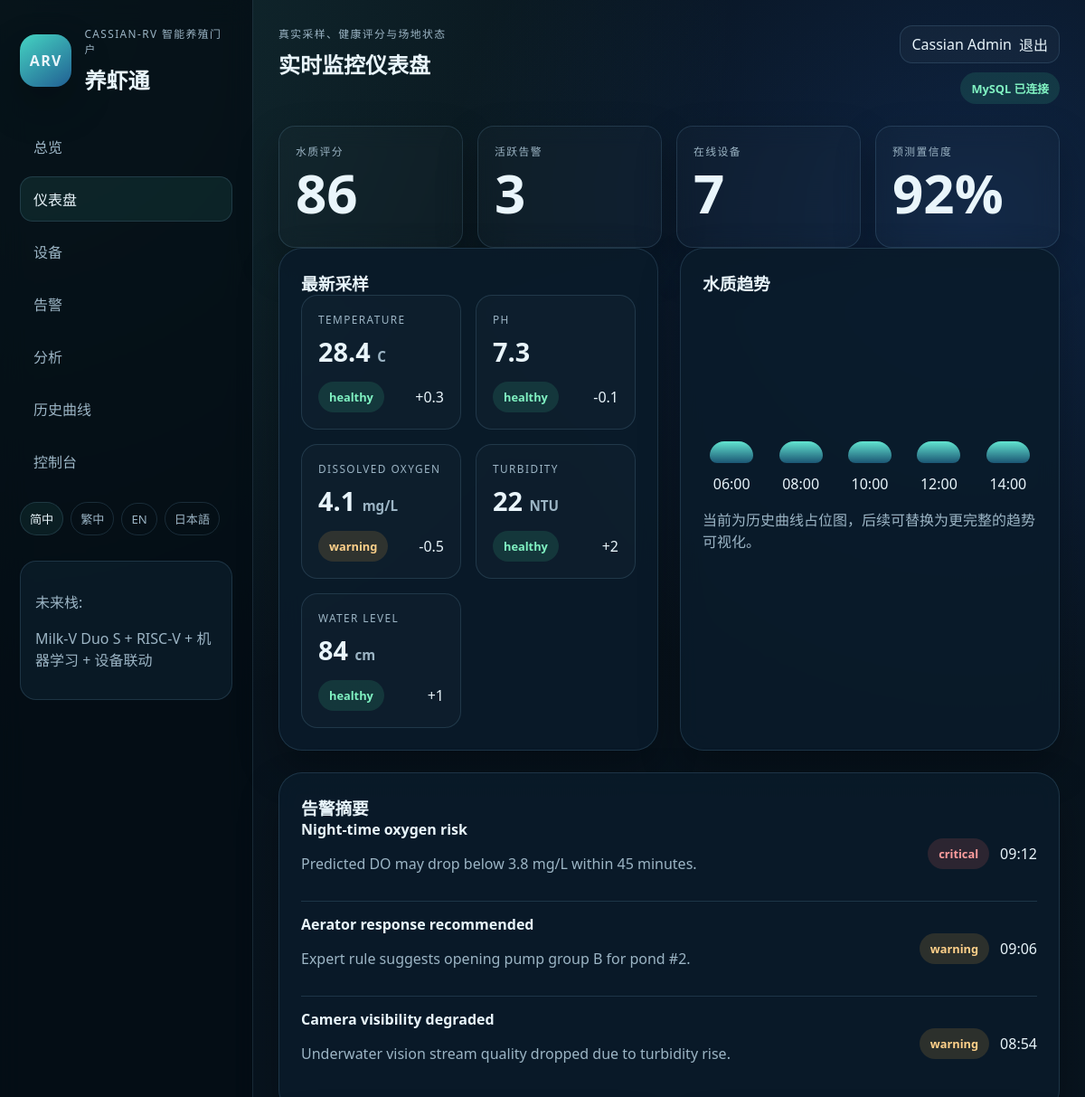
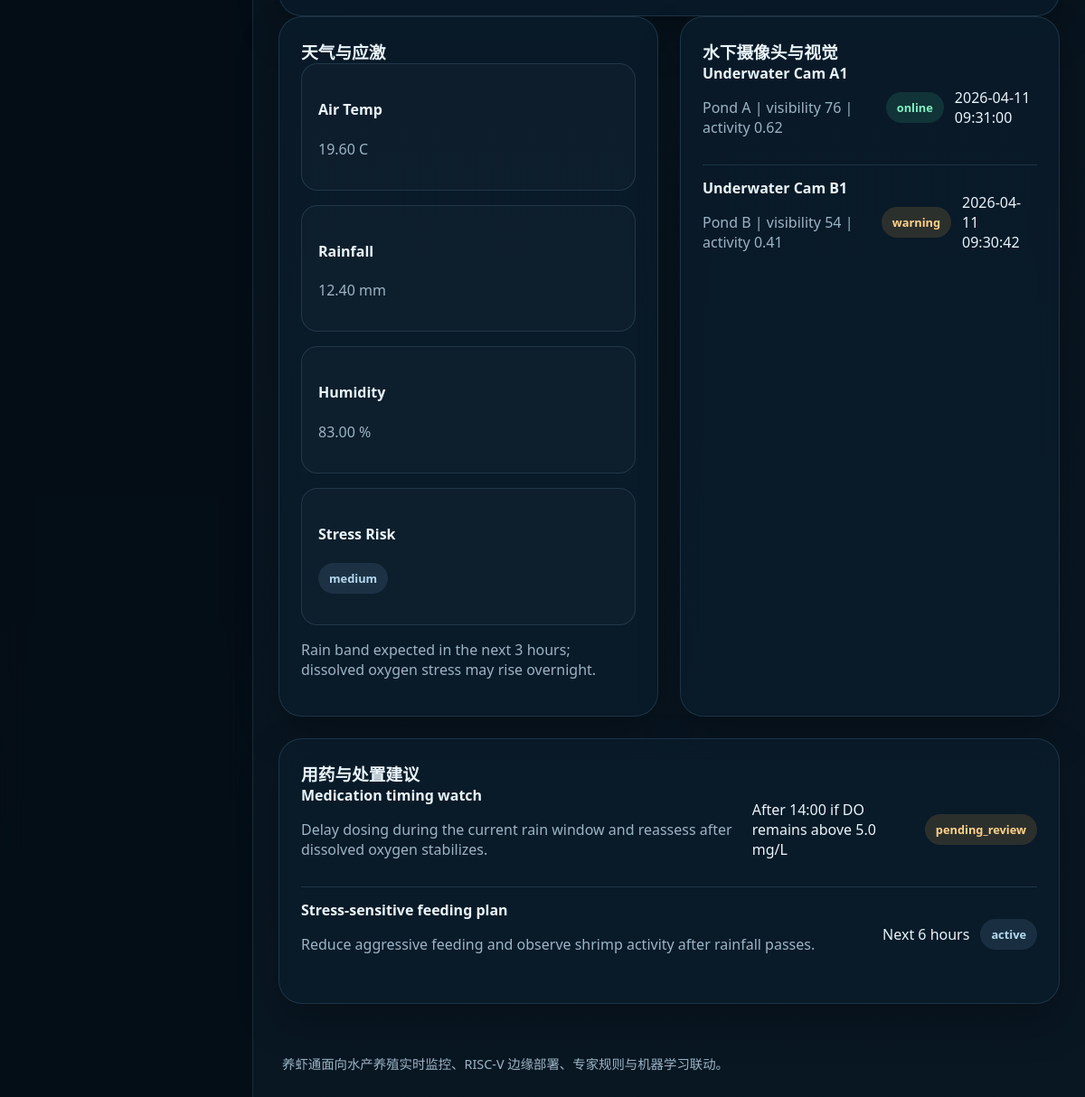
The page /dashboard.php?lang=zh-CN (signed in) on the database its author committed (2 pictures, top to bottom).
### tables this page shows
CREATE TABLE IF NOT EXISTS quality_timeline (
	id INT AUTO_INCREMENT PRIMARY KEY,
	time_label VARCHAR(32) NOT NULL,
	quality_score INT NOT NULL,
	point_order INT NOT NULL DEFAULT 0
);

CREATE TABLE IF NOT EXISTS alerts (
	id INT AUTO_INCREMENT PRIMARY KEY,
	severity VARCHAR(32) NOT NULL,
	title VARCHAR(120) NOT NULL,
	message TEXT NOT NULL,
	alert_time VARCHAR(16) NOT NULL,
	created_at TIMESTAMP DEFAULT CURRENT_TIMESTAMP
);

CREATE TABLE IF NOT EXISTS weather_snapshots (
	id INT AUTO_INCREMENT PRIMARY KEY,
	recorded_at DATETIME NOT NULL,
	air_temperature DECIMAL(10,2) NOT NULL,
	rainfall_mm DECIMAL(10,2) NOT NULL,
	humidity DECIMAL(10,2) NOT NULL,
	forecast_summary VARCHAR(255) NOT NULL,
	stress_risk VARCHAR(64) NOT NULL,
	created_at TIMESTAMP DEFAULT CURRENT_TIMESTAMP
);

CREATE TABLE IF NOT EXISTS camera_feeds (
	id INT AUTO_INCREMENT PRIMARY KEY,
	camera_name VARCHAR(120) NOT NULL,
	location VARCHAR(120) NOT NULL,
	stream_status VARCHAR(32) NOT NULL,
	visibility_score INT NOT NULL,
	shrimp_activity_index DECIMAL(10,2) NOT NULL,
	last_frame_at DATETIME NOT NULL,
	created_at TIMESTAMP DEFAULT CURRENT_TIMESTAMP
);

CREATE TABLE IF NOT EXISTS medication_recommendations (
	id INT AUTO_INCREMENT PRIMARY KEY,
	recommendation_title VARCHAR(160) NOT NULL,
	recommendation_text TEXT NOT NULL,
	recommended_window VARCHAR(120) NOT NULL,
	risk_level VARCHAR(32) NOT NULL,
	status VARCHAR(32) NOT NULL,
	created_at TIMESTAMP DEFAULT CURRENT_TIMESTAMP
);

### app/lib/i18n.php (called while the page is built, shortened)
<?php
function current_locale()
{
	return isset($_SESSION['locale']) ? $_SESSION['locale'] : 'zh-CN';
}
function t($key)
{
	$locale = current_locale();
	$catalog = translation_catalog();
	if (isset($catalog[$locale][$key]))
		return $catalog[$locale][$key];
	return $key;
}
function translation_catalog()
{
	return include __DIR__ . '/../translations.php';
}

### app/lib/helpers.php (called while the page is built, shortened)
<?php
function h($value)
{
	return htmlspecialchars((string) $value, ENT_QUOTES, 'UTF-8');
}
function format_status_class($status)
{
	$status = strtolower((string) $status);
	if ($status === 'critical' || $status === 'offline')
		return 'status-critical';
	if ($status === 'warning' || $status === 'maintenance')
		return 'status-warning';
	if ($status === 'healthy' || $status === 'online' || $status === 'normal' || $status === 'queued' || $status === 'sent')
		return 'status-healthy';
	return 'status-neutral';
}

### app/lib/repositories.php (called while the page is built, shortened)
<?php
function fetch_latest_sample(array $config)
{
	$pdo = get_pdo($config);
	try {
		$row = $pdo->query(
			"SELECT sampled_at, temperature, ph, do_value, turbidity, water_level, alert_text
			 FROM telemetry_samples
			 ORDER BY sampled_at DESC
			 LIMIT 1"
		)->fetch();
	} catch (Throwable $exception) {
		$row = null;
	}
	return $row ?: null;
}
function fetch_recent_telemetry(array $config, $limit = 24)
{
	$pdo = get_pdo($config);
	$statement = $pdo->prepare(
		"SELECT sampled_at, temperature, ph, do_value, turbidity, water_level, alert_text
		 FROM telemetry_samples
		 ORDER BY sampled_at DESC
		 LIMIT :limit_value"
	);
	$statement->bindValue(':limit_value', (int) $limit, PDO::PARAM_INT);
	try {
		$statement->execute();
		$rows = $statement->fetchAll();
	} catch (Throwable $exception) {
		return [];
	}
	return $rows ?: [];
}
function build_readings_from_sample($sample)
{
	if ($sample === null)
		return sample_readings_data();
	return [
		['name' => metric_label('temperature'), 'value' => $sample['temperature'] === null ? 'NA' : number_format((float) $sample['temperature'], 2), 'unit' => 'C', 'status' => metric_status_by_name('temperature', $sample['temperature']), 'trend' => '--'],
		['name' => metric_label('ph'), 'value' => $sample['ph'] === null ? 'NA' : number_format((float) $sample['ph'], 2), 'unit' => '', 'status' => metric_status_by_name('ph', $sample['ph']), 'trend' => '--'],
		['name' => metric_label('do_value'), 'value' => $sample['do_value'] === null ? 'NA' : number_format((float) $sample['do_value'], 2), 'unit' => 'mg/L', 'status' => metric_status_by_name('do_value', $sample['do_value']), 'trend' => '--'],
		['name' => metric_label('turbidity'), 'value' => $sample['turbidity'] === null ? 'NA' : number_format((float) $sample['turbidity'], 2), 'unit' => 'NTU', 'status' => metric_status_by_name('turbidity', $sample['turbidity']), 'trend' => '--'],
		['name' => metric_label('water_level'), 'value' => $sample['water_level'] === null ? 'NA' : number_format((float) $sample['water_level'], 2), 'unit' => 'cm', 'status' => metric_status_by_name('water_level', $sample['water_level']), 'trend' => '--'],
	];
}
function fetch_overview(array $config)
{
	$sample = fetch_latest_sample($config);
	$devices = fetch_devices($config);
	if ($sample === null)
		return sample_overview_data();
	return [
		'site_name' => '养虾通示范虾场',
		'farm_mode' => 'Hybrid Expert + ML',
		'water_quality_score' => sample_quality_score($sample),
		'active_alerts' => count(build_alert_rows_from_sample_rows(fetch_recent_telemetry($config, 8))),
		'online_devices' => count($devices),
		'prediction_confidence' => 92,
		'last_sync' => $sample['sampled_at'],
	];
}
function fetch_latest_readings(array $config)
{
	$sample = fetch_latest_sample($config);
	return build_readings_from_sample($sample);
}
function fetch_alerts(array $config)
{
	$pdo = get_pdo($config);
	try {
		$rows = $pdo->query(
			"SELECT severity, title, message, alert_time AS time
			 FROM alerts
			 ORDER BY created_at DESC
			 LIMIT 8"
		)->fetchAll();
	} catch (Throwable $exception) {
		return sample_alerts_data();
	}
	return $rows ?: sample_alerts_data();
}
function fetch_devices(array $config)
{
	$pdo = get_pdo($config);
	try {
		$rows = $pdo->query(
			"SELECT device_name AS name, device_type AS type, device_status AS status, location, last_seen
			 FROM devices
			 ORDER BY device_name ASC"
		)->fetchAll();
	} catch (Throwable $exception) {
		return sample_devices_data();
	}
	return $rows ?: sample_devices_data();
}
function fetch_timeline(array $config)
{
	$pdo = get_pdo($config);
	try {
		$rows = $pdo->query(
			"SELECT time_label AS time, quality_score AS value
			 FROM quality_timeline
			 ORDER BY point_order ASC"
		)->fetchAll();
	} catch (Throwable $exception) {
		return sample_timeline_data();
	}
	return $rows ?: sample_timeline_data();
}
function fetch_latest_weather(array $config)
{
	$pdo = get_pdo($config);
	try {
		$row = $pdo->query(
			"SELECT recorded_at, air_temperature, rainfall_mm, humidity, forecast_summary, stress_risk
			 FROM weather_snapshots
			 ORDER BY recorded_at DESC
			 LIMIT 1"
		)->fetch();
	} catch (Throwable $exception) {
		return sample_weather_data();
	}
	return $row ?: sample_weather_data();
}
function fetch_camera_feeds(array $config)
{
	$pdo = get_pdo($config);
	try {
		$rows = $pdo->query(
			"SELECT camera_name, location, stream_status, visibility_score, shrimp_activity_index, last_frame_at
			 FROM camera_feeds
			 ORDER BY camera_name ASC"
		)->fetchAll();
	} catch (Throwable $exception) {
		return sample_camera_feeds();
	}
	return $rows ?: sample_camera_feeds();
}
function fetch_medication_recommendations(array $config)
{
	$pdo = get_pdo($config);
	try {
		$rows = $pdo->query(
			"SELECT recommendation_title, recommendation_text, recommended_window, risk_level, status
			 FROM medication_recommendations
			 ORDER BY created_at DESC
			 LIMIT 6"
		)->fetchAll();
	} catch (Throwable $exception) {
		return sample_medication_recommendations();
	}
	return $rows ?: sample_medication_recommendations();
}

### app/data/sample_data.php (called while the page is built, shortened)
<?php
function sample_overview_data()
{
	return [
		'site_name' => '养虾通示范虾场',
		'farm_mode' => 'Hybrid Expert + ML',
		'water_quality_score' => 86,
		'active_alerts' => 3,
		'online_devices' => 7,
		'prediction_confidence' => 92,
		'last_sync' => '2026-04-11 09:18:24',
	];
}
function sample_readings_data()
{
	return [
		['name' => 'Temperature', 'value' => '28.4', 'unit' => 'C', 'status' => 'healthy', 'trend' => '+0.3'],
		['name' => 'pH', 'value' => '7.3', 'unit' => '', 'status' => 'healthy', 'trend' => '-0.1'],
		['name' => 'Dissolved Oxygen', 'value' => '4.1', 'unit' => 'mg/L', 'status' => 'warning', 'trend' => '-0.5'],
		['name' => 'Turbidity', 'value' => '22', 'unit' => 'NTU', 'status' => 'healthy', 'trend' => '+2'],
		['name' => 'Water Level', 'value' => '84', 'unit' => 'cm', 'status' => 'healthy', 'trend' => '+1'],
	];
}

### public/dashboard.php (the view, shortened to what this page needs)
<?php
require_once __DIR__ . '/../app/bootstrap.php';
$overview = fetch_overview($config);
$readings = fetch_latest_readings($config);
$alerts = fetch_alerts($config);
$timeline = fetch_timeline($config);
$weather = fetch_latest_weather($config);
$cameras = fetch_camera_feeds($config);
$medications = fetch_medication_recommendations($config);
require __DIR__ . '/partials/header.php';
?>
<section class="stats-grid">
	<div class="stat-card">
		<p class="eyebrow"><?= h(t('quality_score')); ?></p>
		<div class="big-number"><?= h($overview['water_quality_score']); ?></div>
	</div>
	<div class="stat-card">
		<p class="eyebrow"><?= h(t('active_alerts')); ?></p>
		<div class="big-number"><?= h($overview['active_alerts']); ?></div>
	</div>
	<div class="stat-card">
		<p class="eyebrow"><?= h(t('online_devices')); ?></p>
		<div class="big-number"><?= h($overview['online_devices']); ?></div>
	</div>
	<div class="stat-card">
		<p class="eyebrow"><?= h(t('prediction_confidence')); ?></p>
		<div class="big-number"><?= h($overview['prediction_confidence']); ?>%</div>
	</div>
</section>
<section class="grid-two">
	<div class="content-card">
		<h3><?= h(t('latest_telemetry')); ?></h3>
		<div class="metric-grid">
			<?php foreach ($readings as $reading): ?>
				<div class="metric-card">
					<p class="eyebrow"><?= h($reading['name']); ?></p>
					<div class="metric-value"><?= h($reading['value']); ?> <span><?= h($reading['unit']); ?></span></div>
					<div class="metric-footer">
						<span class="pill <?= h(format_status_class($reading['status'])); ?>"><?= h($reading['status']); ?></span>
						<span><?= h($reading['trend']); ?></span>
					</div>
				</div>
			<?php endforeach; ?>
		</div>
	</div>
	<div class="content-card">
		<h3><?= h(t('quality_timeline')); ?></h3>
		<div class="timeline-chart">
			<?php foreach ($timeline as $point): ?>
				<div class="timeline-point">
					<div class="timeline-bar" style="height: <?= h($point['value']); ?>%;"></div>
					<span><?= h($point['time']); ?></span>
				</div>
			<?php endforeach; ?>
		</div>
		<p class="subtle-text"><?= h(t('placeholder_chart')); ?></p>
	</div>
</section>
<section class="content-card">
	<h3><?= h(t('alert_summary')); ?></h3>
	<?php foreach ($alerts as $alert): ?>
		<div class="table-row">
			<div>
				<strong><?= h($alert['title']); ?></strong>
				<p><?= h($alert['message']); ?></p>
			</div>
			<div class="table-row-meta">
				<span class="pill <?= h(format_status_class($alert['severity'])); ?>"><?= h($alert['severity']); ?></span>
				<span><?= h($alert['time']); ?></span>
			</div>
		</div>
	<?php endforeach; ?>
</section>
<section class="grid-two">
	<div class="content-card">
		<h3><?= h(t('weather_and_stress')); ?></h3>
		<div class="feature-grid">
			<div class="feature-box">
				<h4>Air Temp</h4>
				<p><?= h($weather['air_temperature']); ?> C</p>
			</div>
			<div class="feature-box">
				<h4>Rainfall</h4>
				<p><?= h($weather['rainfall_mm']); ?> mm</p>
			</div>
			<div class="feature-box">
				<h4>Humidity</h4>
				<p><?= h($weather['humidity']); ?> %</p>
			</div>
			<div class="feature-box">
				<h4>Stress Risk</h4>
				<p><span class="pill <?= h(format_status_class($weather['stress_risk'])); ?>"><?= h($weather['stress_risk']); ?></span></p>
			</div>
		</div>
		<p class="subtle-text"><?= h($weather['forecast_summary']); ?></p>
	</div>
	<div class="content-card">
		<h3><?= h(t('camera_and_vision')); ?></h3>
		<?php foreach ($cameras as $camera): ?>
			<div class="table-row">
				<div>
					<strong><?= h($camera['camera_name']); ?></strong>
					<p><?= h($camera['location']); ?> | visibility <?= h($camera['visibility_score']); ?> | activity <?= h($camera['shrimp_activity_index']); ?></p>
				</div>
				<div class="table-row-meta">
					<span class="pill <?= h(format_status_class($camera['stream_status'])); ?>"><?= h($camera['stream_status']); ?></span>
					<span><?= h($camera['last_frame_at']); ?></span>
				</div>
			</div>
		<?php endforeach; ?>
	</div>
</section>
<section class="content-card">
	<h3><?= h(t('medication_recommendation')); ?></h3>
	<?php foreach ($medications as $item): ?>
		<div class="table-row">
			<div>
				<strong><?= h($item['recommendation_title']); ?></strong>
				<p><?= h($item['recommendation_text']); ?></p>
			</div>
			<div class="table-row-meta">
				<span><?= h($item['recommended_window']); ?></span>
				<span class="pill <?= h(format_status_class($item['risk_level'])); ?>"><?= h($item['status']); ?></span>
			</div>
		</div>
	<?php endforeach; ?>
</section>
<?php require __DIR__ . '/partials/footer.php'; ?>

### public/assets/css/styles.css (style rules this page uses)
:root { --bg: #08121d; --panel: rgba(10, 27, 42, 0.86); --panel-strong: #0b2233; --line: rgba(122, 177, 210, 0.18); --text: #e9f5fb; --muted: #9cb5c5; --accent: #5bd6c3; --accent-deep: #0ea5a1; --warning: #ffb84c; --critical: #ff6b6b; --healthy: #41d39b; --neutral: #7bb0d4; --shadow: 0 20px 45px rgba(0, 0, 0, 0.28); }
* { box-sizing: border-box; }
body { margin: 0; font-family: "Segoe UI", "Helvetica Neue", sans-serif; color: var(--text); background: radial-gradient(circle at top left, rgba(91, 214, 195, 0.14), transparent 30%), radial-gradient(circle at 90% 10%, rgba(50, 124, 255, 0.18), transparent 24%), linear-gradient(180deg, #07111a 0%, #091723 100%); }
.eyebrow { margin: 0 0 8px; text-transform: uppercase; letter-spacing: 0.12em; font-size: 0.74rem; color: var(--muted); }
.sidebar h1, .topbar h2, .hero-copy h3, .content-card h3 { margin: 0; }
.pill { display: inline-flex; align-items: center; padding: 8px 12px; border-radius: 999px; font-size: 0.8rem; font-weight: 600; }
.status-healthy { background: rgba(65, 211, 155, 0.14); color: #80f2c2; }
.status-warning { background: rgba(255, 184, 76, 0.14); color: #ffd18a; }
.status-critical { background: rgba(255, 107, 107, 0.14); color: #ff9e9e; }
.status-neutral { background: rgba(123, 176, 212, 0.14); color: #b5d8ef; }
.hero-panel, .content-card, .stat-card { border: 1px solid var(--line); border-radius: 26px; background: var(--panel); box-shadow: var(--shadow); backdrop-filter: blur(12px); }
.big-number { font-size: clamp(2rem, 5vw, 4rem); font-weight: 800; line-height: 1; margin: 8px 0 12px; }
.grid-two { display: grid; grid-template-columns: repeat(2, minmax(0, 1fr)); gap: 24px; margin-bottom: 24px; }
.content-card { padding: 24px; }
.feature-grid, .prediction-grid, .metric-grid, .stats-grid { display: grid; gap: 16px; }
.feature-grid, .prediction-grid, .stats-grid { grid-template-columns: repeat(auto-fit, minmax(180px, 1fr)); }
.metric-grid { grid-template-columns: repeat(auto-fit, minmax(170px, 1fr)); }
.feature-box, .prediction-card, .metric-card, .stat-card, .alert-detail-card { padding: 18px; border-radius: 18px; border: 1px solid var(--line); background: rgba(255, 255, 255, 0.02); }
.metric-value { font-size: 1.8rem; font-weight: 800; margin: 8px 0 14px; }
.metric-value span { font-size: 0.95rem; color: var(--muted); }
.metric-footer, .alert-detail-header, .table-row, .table-row-meta, .action-line { display: flex; align-items: center; justify-content: space-between; gap: 12px; }
.table-row, .alert-row { padding: 14px 0; border-top: 1px solid var(--line); }
.table-row:first-of-type, .alert-row:first-of-type { border-top: 0; padding-top: 0; }
.timeline-chart { display: flex; align-items: flex-end; gap: 12px; height: 220px; padding-top: 24px; }
.timeline-point { flex: 1; display: flex; flex-direction: column; align-items: center; justify-content: flex-end; gap: 12px; }
.timeline-bar { width: 100%; max-width: 48px; border-radius: 16px 16px 8px 8px; background: linear-gradient(180deg, #62e4d0, #1b5674); min-height: 24px; }
.subtle-text, .content-card p, .feature-box p, .prediction-card p, .alert-detail-card p, .footer, .plain-list { color: var(--muted); }

### rows shown on the page
quality_timeline: time_label "06:00"
quality_timeline: time_label "08:00"
quality_timeline: time_label "10:00"
quality_timeline: time_label "12:00"
quality_timeline: time_label "14:00"
alerts: title "Night-time oxygen risk", message "Predicted DO may drop below 3.8 mg/L within 45 minutes.", severity "critical", alert_time "09:12"
alerts: title "Aerator response recommended", message "Expert rule suggests opening pump group B for pond #2.", severity "warning", alert_time "09:06"
alerts: title "Camera visibility degraded", message "Underwater vision stream quality dropped due to turbidity rise.", severity "warning", alert_time "08:54"
weather_snapshots: air_temperature "19.60", rainfall_mm "12.40", humidity "83.00", stress_risk "medium", forecast_summary "Rain band expected in the next 3 hours; dissolved oxygen stress may rise overnight."
camera_feeds: camera_name "Underwater Cam A1", location "Pond A", visibility_score "76", shrimp_activity_index "0.62", stream_status "online", last_frame_at "2026-04-11 09:31:00"
camera_feeds: camera_name "Underwater Cam B1", location "Pond B", visibility_score "54", shrimp_activity_index "0.41", stream_status "warning", last_frame_at "2026-04-11 09:30:42"
medication_recommendations: recommendation_title "Medication timing watch", recommendation_text "Delay dosing during the current rain window and reassess after dissolved oxygen stabilizes.", recommended_window "After 14:00 if DO remains above 5.0 mg/L", status "pending_review"
medication_recommendations: recommendation_title "Stress-sensitive feeding plan", recommendation_text "Reduce aggressive feeding and observe shrimp activity after rainfall passes.", recommended_window "Next 6 hours", status "active"

### other values the page prints
t('brand_subtitle') "CASSIAN-RV 智能养殖门户"
t('brand_name') "养虾通"
t('nav_overview') "总览"
t('nav_dashboard') "仪表盘"
t('nav_devices') "设备"
t('nav_alerts') "告警"
t('nav_analytics') "分析"
t('nav_history') "历史曲线"
t('nav_control') "控制台"
$locale_label "简中"
$locale_label "繁中"
$locale_label "EN"
$locale_label "日本語"
t('future_stack') "未来栈"
t('stack_note') "Milk-V Duo S + RISC-V + 机器学习 + 设备联动"
